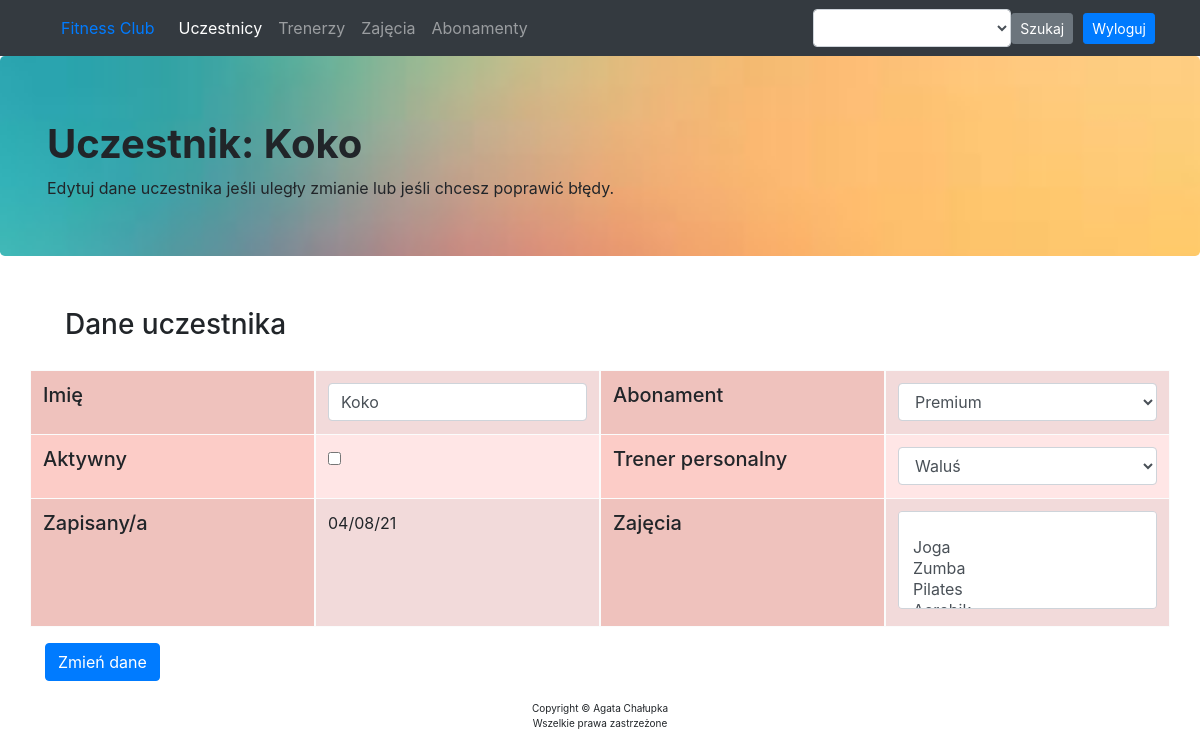
The page /add-edit-user/26 (signed in) on the database as committed earlier.
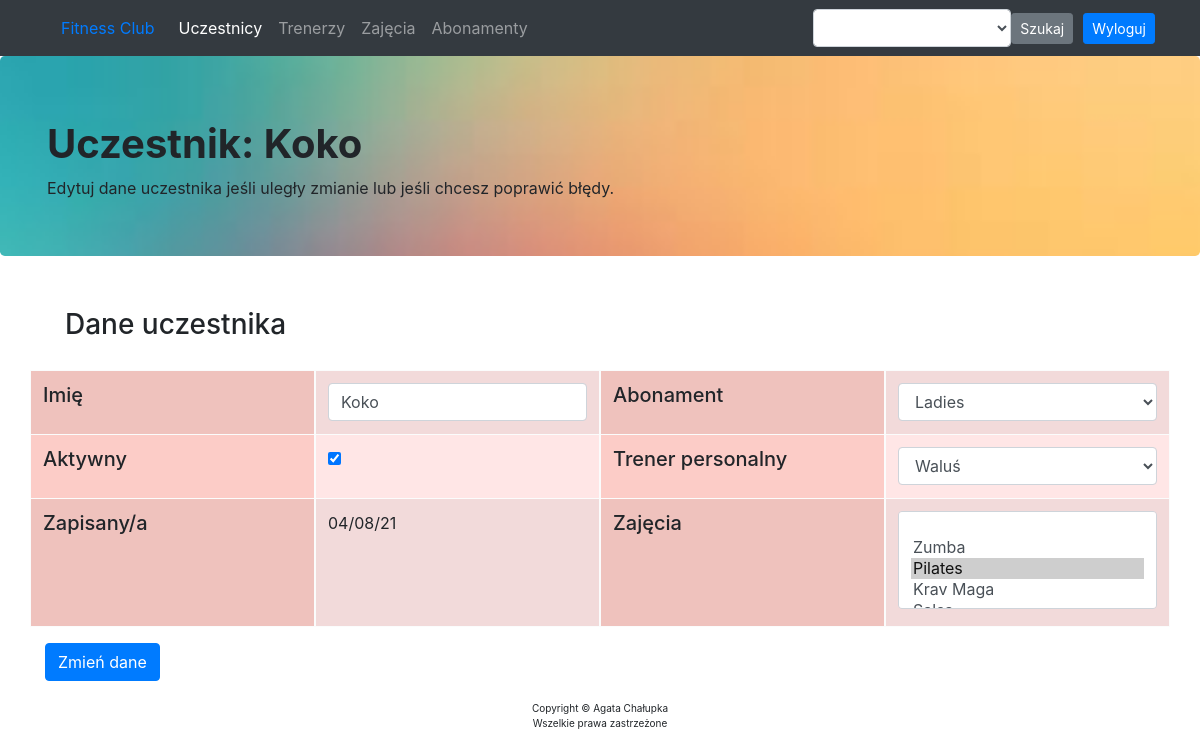
The same page on the database as committed later.
### app/models.py (models this page shows, shortened)
class User(db.Model):
    __tablename__ = "user"
    id = db.Column(db.Integer, primary_key=True)
    name = db.Column(db.String(50))
    sign_up = db.Column(db.DateTime, index=True, default=datetime.utcnow)
    active = db.Column(db.Boolean, default=False)
    trainer_id = db.Column(db.Integer, db.ForeignKey('trainer.id'))
    subscription_id = db.Column(db.Integer, db.ForeignKey('subscription.id'))
    courses = db.relationship("Course",
                              secondary=association_table,
                              back_populates="users",
                              lazy="subquery"
                              )

### app/routes.py (the view, shortened to what this page needs)
@app.route('/add-edit-user/<int:user_id>', methods=["POST", "GET"])
@login_required
def user_details(user_id):
    search_form = SearchForm()
    route = "/users/0"
    new_id = user_id
    users_num = math.floor((len(User.query.all())) / 4)
    time = datetime.utcnow()
    if user_id == max([user.id for user in User.query.all()]) + 1:
        form = UserForm()
        if request.method == "POST":
            name = form.data["name"]
            active = form.data["active"]
            if form.data["subscription"] != '':
                n = form.data["subscription"]
                holder = Subscription.query.filter_by(name=n)[0]
            else:
                holder = None
            if form.data["trainer"] != '':
                trainee = Trainer.query.filter_by(name=form.data["trainer"])[0]
            else:
                trainee = None
            courses = []
            if form.data["courses"] != ['']:
                for course in form.data["courses"]:
                    c = Course.query.filter_by(name=course)[0]
                    courses.append(c)
            u = User(name=name, active=active,
                     holder=holder, trainee=trainee, courses=courses)
            db.session.add(u)
            db.session.commit()
            return redirect(url_for("users_all",
                                    num=users_num, search_form=search_form))
        return render_template("member.html",
                               form=form, new_id=new_id, time=time,
                               route=route, navs=navs,
                               search_form=search_form)
    else:
        user = User.query.filter_by(id=user_id).first()
        data = {}
        if (user.holder is not None) and (user.trainee is not None):
            data = {'name': user.name, 'active': user.active,
                    "subscription": user.holder.name,
                    "trainer": user.trainee.name,
                    'courses': [course.name for course in user.courses]}
        elif (user.holder is not None) and (user.trainee is None):
            data = {'name': user.name, 'active': user.active,
                    "subscription": user.holder.name,
                    "trainer": "",
                    'courses': [course.name for course in user.courses]}
        elif (user.holder is None) and (user.trainee is not None):
            data = {'name': user.name, 'active': user.active,
                    "subscription": "",
                    "trainer": user.trainee,
                    'courses': [course.name for course in user.courses]}
        elif (user.holder is None) and (user.trainee is None):
            data = {'name': user.name, 'active': user.active,
                    "subscription": "",
                    "trainer": "",
                    'courses': [course.name for course in user.courses]}
        form = UserForm(data=data)
        return render_template("member.html", user=user,
                               form=form, new_id=new_id,
                               navs=navs, route=route,
                               search_form=search_form)

### app/forms.py
class SearchForm(FlaskForm):
    name = SelectField("name")
    def __init__(self, *args, **kwargs):
        super(SearchForm, self).__init__(*args, **kwargs)
        self.name.choices = [('', '')] + \
            sorted(
                [(user.name, user.name) for user in User.query.all()] +
                [(trainer.name, trainer.name)
                 for trainer in Trainer.query.all()] +
                [(course.name, course.name) for course in Course.query.all()] +
                [(sub.name, sub.name) for sub in Subscription.query.all()]
            )

### app/routes.py (called while the page is built)
def login_required(view_func):
    @functools.wraps(view_func)
    def check_permissions(*args, **kwargs):
        if session.get('logged_in'):
            return view_func(*args, **kwargs)
        return redirect(url_for('login', next=request.path))
    return check_permissions

### app/templates/member.html
{% extends "index.html" %}
{% block content %}
<div class="jumbotron" style="height: 200px; background-image: url('/static/pics/gra_6.jpg'); background-size: cover; background-position: center;">
    <div class="container">
      <h1 style="font-weight: bold;">{% if user %} Uczestnik: {{ user.name }} {% else %} Nowy uczestnik {% endif %}</h1>
        <p>{% if user %} Edytuj dane uczestnika jeśli uległy zmianie lub jeśli chcesz poprawić błędy. {% else %} Wpisz dane nowego uczestnika. Oprócz imienia wszystkie pola są nieobowiązkowe - możesz wrócić do nich później jeśli uczestnik nie podjął decyzji przy zapisie. {% endif %}</p>
    </div>
</div>
<div class="container" style="background-color:">
    <div class="container" style="padding: 20px;">
        <h3 style="">Dane uczestnika</h3>
    </div>
    <form action="/add-edit-user/{{new_id}}" method="POST">
        <div class="table-section">
         <div class="row">
             <div class="col-sm-3" style="padding: 0px;">
                 <table class="table table-striped  table-bordered table-light" style="padding: 0px; background-color: #fcccc7;">
                     <tr>
                         <td><h5>Imię</h5></td>
                     </tr>
                     <tr>
                         <td><h5>Aktywny</h5></td>
                     </tr>
                     <tr style="height: 8rem;">
                         <td><h5>Zapisany/a</h5></td>
                     </tr>
                 </table>
             </div>
             <div class="col-sm-3" style="padding: 0px;">
                 <table class="table table-striped table-bordered table-light" style="padding: 0px; background-color: #ffe6e6">
                     <tr>
                         <td>{{ form.name(class = "form-control") }}</td>
                     </tr>
                     <tr>
                         <td>{{ form.active }}</td>
                     </tr>
                     <tr style="height: 8rem;">
                         <td>{% if user %} {{ user.sign_up.strftime("%x")  }} {% else %} {{ time.strftime("%x") }} {% endif %}</td>
                     </tr>
                 </table>
             </div>
             <div class="col-sm-3" style="padding: 0px;">
                 <table class="table table-striped  table-bordered table-light" style="padding: 0px; background-color: #fcccc7;">
                     <tr>
                         <td><h5>Abonament</h5></td>
                     </tr>
                     <tr>
                         <td><h5>Trener personalny</h5></td>
                     </tr>
                     <tr style="height: 8rem;">
                         <td><h5>Zajęcia</h5></td>
                     </tr>
                 </table>
             </div>
             <div class="col-sm-3" style="padding: 0px;">
                 <table class="table table-striped table-bordered table-light" style="padding: 0px; background-color: #ffe6e6">
                     <tr>
                         <td>{{ form.subscription(class = "form-control") }}</td>
                     </tr>
                     <tr>
                         <td>{{ form.trainer(class = "form-control") }}</td>
                     </tr>
                     <tr style="height: 8rem;">
                         <td>{{ form.courses(class = "form-control") }}</td>
                     </tr>
                 </table>
             </div>
         </div>
            {% if user %}
        <input type="submit" class="btn btn-primary" value="Zmień dane">
            {% else %}
            <input type="submit" class="btn btn-primary" value="Dodaj">
            {% endif %}
    </div>
    </form>
</div>
{% endblock %}

Rows that differ between the two databases and show on the page:
changed User "Koko": active "☐" → "☑"; subscription "Premium" → "Ladies"
Other text that changed with them:
form field courses: "/ Joga / Zumba / Pilates" → "/ Zumba / Pilates ☑ / Krav Maga"
